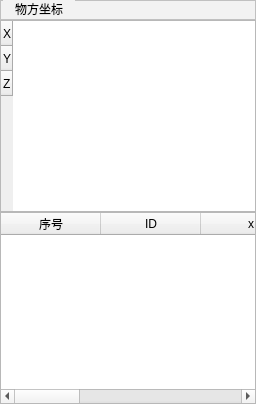
        <widget class="QDockWidget" name="pointsInfoList_DockW">
         <property name="minimumSize">
          <size>
           <width>57</width>
           <height>28</height>
          </size>
         </property>
         <property name="contextMenuPolicy">
          <enum>Qt::CustomContextMenu</enum>
         </property>
         <property name="styleSheet">
          <string notr="true">*{font: 400 9pt &quot;Source Han Sans SC Medium&quot;;}
QDockWidget {
    border: 1px solid #00a99d;
    border-radius: 4px;
    titlebar-close-icon: none;
    titlebar-normal-icon: none;	
	font: inherit; /* 继承全局字体设置 */
}
QDockWidget::title {
	background: #f2f2f2;	
    padding: 5px 10px;
    text-align: left;
    border-radius: 4px 4px 0 0;
	font: inherit;
	border-bottom: 1px solid #000000;
	min-height: 30px;
}
QDockWidget::close-button, QDockWidget::float-button {
    border: none;
    background: transparent;
    padding: 4px;
	font: inherit;
}
QDockWidget::close-button {
    subcontrol-position: top right;
    right: 5px;
    
    /* 强制固定尺寸 */
    width: 24px !important;
    height: 24px !important;
    min-width: 24px !important;
    min-height: 24px !important;
    max-width: 24px !important;
    max-height: 24px !important;
    
    /* 使用系统默认关闭图标并强制大小 */
    qproperty-icon: url(:/resource/menu/close.png); 
    qproperty-iconSize: 28px 28px;
    
    /* 确保按钮内容居中 */
    padding: 0px !important;
    margin: 0px !important;
}
 
QDockWidget::float-button {
    subcontrol-position: top right;
    right: 30px;
}
 
/* 增强悬停效果 */
QDockWidget::close-button:hover {
   background: rgba(255, 255, 255, 0.2);
}

QDockWidget &gt; QWidget {
    border: 1px solid #000000;
    border-top: none;
    border-radius: 0 0 4px 4px;
    padding: 4px;
}
 
QTableWidget {
    background-color: #f2f2f2;
    border: none;
    gridline-color: #d0d0d0;
}</string>
         </property>
         <property name="floating">
          <bool>false</bool>
         </property>
         <property name="features">
          <set>QDockWidget::DockWidgetClosable</set>
         </property>
         <property name="windowTitle">
          <string>点信息列表</string>
         </property>
         <widget class="QWidget" name="dockWidgetContents_11">
          <property name="minimumSize">
           <size>
            <width>1</width>
            <height>1</height>
           </size>
          </property>
          <property name="styleSheet">
           <string notr="true"/>
          </property>
          <layout class="QGridLayout" name="gridLayout_9">
           <property name="leftMargin">
            <number>0</number>
           </property>
           <property name="topMargin">
            <number>0</number>
           </property>
           <property name="rightMargin">
            <number>0</number>
           </property>
           <property name="bottomMargin">
            <number>0</number>
           </property>
           <property name="spacing">
            <number>0</number>
           </property>
           <item row="0" column="0">
            <layout class="QVBoxLayout" name="verticalLayout_2" stretch="0,0,0">
             <property name="spacing">
              <number>0</number>
             </property>
             <item>
              <widget class="QGroupBox" name="groupBox">
               <property name="sizePolicy">
                <sizepolicy hsizetype="Preferred" vsizetype="Fixed">
                 <horstretch>0</horstretch>
                 <verstretch>0</verstretch>
                </sizepolicy>
               </property>
               <property name="minimumSize">
                <size>
                 <width>1</width>
                 <height>20</height>
                </size>
               </property>
               <property name="font">
                <font>
                 <family>Source Han Sans SC Medium</family>
                 <pointsize>9</pointsize>
                 <weight>50</weight>
                 <italic>false</italic>
                 <bold>false</bold>
                </font>
               </property>
               <property name="styleSheet">
                <string notr="true">/* 保证标题完整显示 */
QGroupBox {
    background: #f2f2f2;
    border: 1px solid #c0c0c0;
    margin-top: 0px;
    padding-top: 0px;
}
 
QGroupBox::title {
    subcontrol-origin: margin;
    left: 3px;
    padding: 0 10px;
}</string>
               </property>
               <property name="title">
                <string>物方坐标</string>
               </property>
               <property name="alignment">
                <set>Qt::AlignLeading|Qt::AlignLeft|Qt::AlignVCenter</set>
               </property>
               <property name="flat">
                <bool>false</bool>
               </property>
               <property name="checkable">
                <bool>false</bool>
               </property>
               <layout class="QGridLayout" name="gridLayout_2">
                <property name="leftMargin">
                 <number>0</number>
                </property>
                <property name="topMargin">
                 <number>15</number>
                </property>
                <property name="rightMargin">
                 <number>0</number>
                </property>
                <property name="bottomMargin">
                 <number>0</number>
                </property>
                <property name="spacing">
                 <number>0</number>
                </property>
               </layout>
              </widget>
             </item>
             <item>
              <widget class="QTableWidget" name="objectPos_TableW">
               <property name="sizePolicy">
                <sizepolicy hsizetype="Expanding" vsizetype="Expanding">
                 <horstretch>0</horstretch>
                 <verstretch>0</verstretch>
                </sizepolicy>
               </property>
               <property name="minimumSize">
                <size>
                 <width>1</width>
                 <height>1</height>
                </size>
               </property>
               <property name="baseSize">
                <size>
                 <width>0</width>
                 <height>0</height>
                </size>
               </property>
               <property name="contextMenuPolicy">
                <enum>Qt::CustomContextMenu</enum>
               </property>
               <attribute name="horizontalHeaderVisible">
                <bool>false</bool>
               </attribute>
               <attribute name="horizontalHeaderShowSortIndicator" stdset="0">
                <bool>false</bool>
               </attribute>
               <attribute name="horizontalHeaderStretchLastSection">
                <bool>false</bool>
               </attribute>
               <attribute name="verticalHeaderVisible">
                <bool>true</bool>
               </attribute>
               <attribute name="verticalHeaderDefaultSectionSize">
                <number>25</number>
               </attribute>
               <row>
                <property name="text">
                 <string>X</string>
                </property>
               </row>
               <row>
                <property name="text">
                 <string>Y</string>
                </property>
               </row>
               <row>
                <property name="text">
                 <string>Z</string>
                </property>
               </row>
              </widget>
             </item>
             <item>
              <widget class="QTableWidget" name="objectPosPoints_TableW">
               <property name="sizePolicy">
                <sizepolicy hsizetype="Expanding" vsizetype="Expanding">
                 <horstretch>0</horstretch>
                 <verstretch>0</verstretch>
                </sizepolicy>
               </property>
               <property name="minimumSize">
                <size>
                 <width>1</width>
                 <height>1</height>
                </size>
               </property>
               <property name="contextMenuPolicy">
                <enum>Qt::CustomContextMenu</enum>
               </property>
               <attribute name="horizontalHeaderDefaultSectionSize">
                <number>100</number>
               </attribute>
               <attribute name="verticalHeaderVisible">
                <bool>false</bool>
               </attribute>
               <attribute name="verticalHeaderDefaultSectionSize">
                <number>25</number>
               </attribute>
               <column>
                <property name="text">
                 <string>序号</string>
                </property>
               </column>
               <column>
                <property name="text">
                 <string>ID</string>
                </property>
               </column>
               <column>
                <property name="text">
                 <string>x</string>
                </property>
               </column>
               <column>
                <property name="text">
                 <string>y</string>
                </property>
               </column>
               <column>
                <property name="text">
                 <string>vx</string>
                </property>
               </column>
               <column>
                <property name="text">
                 <string>vy</string>
                </property>
               </column>
               <column>
                <property name="text">
                 <string/>
                </property>
               </column>
              </widget>
             </item>
            </layout>
           </item>
          </layout>
         </widget>
        </widget>
